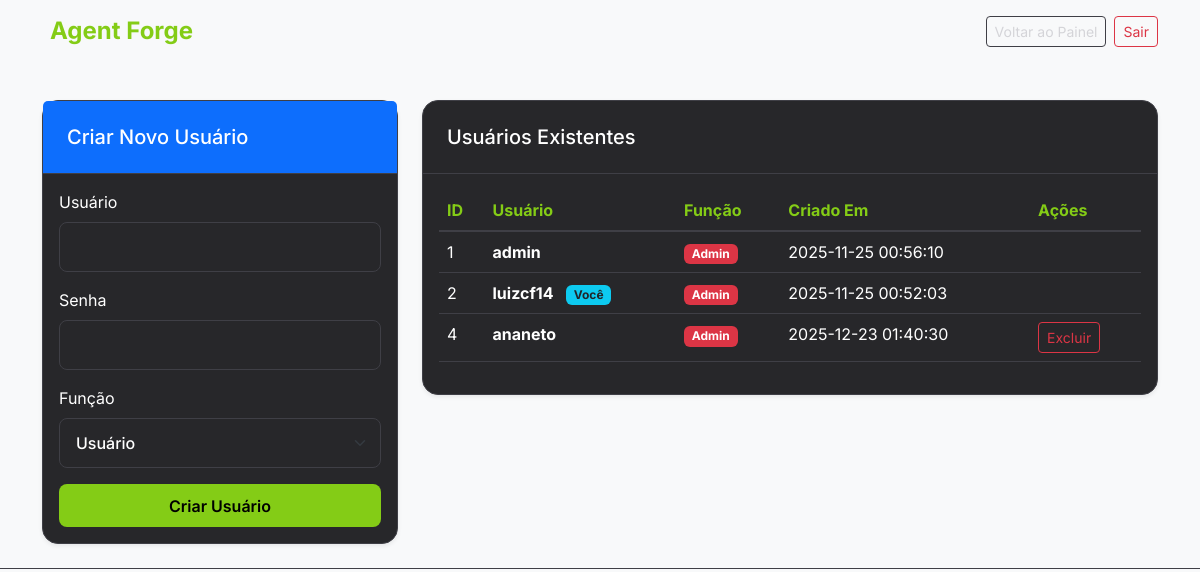
The page /users.php (signed in) on the database its author committed.
### tables this page shows
CREATE TABLE users (
            id INTEGER PRIMARY KEY AUTOINCREMENT,
            username TEXT UNIQUE NOT NULL,
            password TEXT NOT NULL,
            role TEXT DEFAULT 'user',
            created_at DATETIME DEFAULT CURRENT_TIMESTAMP
        );

### app/Core/Database.php (called while the page is built, shortened)
<?php
class Database
{
    private $pdo;
    public function __construct()
    {
        try {
            $dbFile = __DIR__ . '/../../database.sqlite';
            $this->pdo = new PDO('sqlite:' . $dbFile);
            $this->pdo->setAttribute(PDO::ATTR_ERRMODE, PDO::ERRMODE_EXCEPTION);
            $this->initDb();
        } catch (PDOException $e) {
            die("Database connection failed: " . $e->getMessage());
        }
    }
    private function initDb()
    {
        $this->pdo->exec("CREATE TABLE IF NOT EXISTS users (
            id INTEGER PRIMARY KEY AUTOINCREMENT,
            username TEXT UNIQUE NOT NULL,
            password TEXT NOT NULL,
            role TEXT DEFAULT 'user',
            created_at DATETIME DEFAULT CURRENT_TIMESTAMP
        )");
        $this->pdo->exec("CREATE TABLE IF NOT EXISTS agents (
            id INTEGER PRIMARY KEY AUTOINCREMENT,
            user_id INTEGER,
            subject TEXT,
            type TEXT,
            behaviour TEXT,
            details TEXT,
            knowledge_base TEXT,
            created_at DATETIME DEFAULT CURRENT_TIMESTAMP,
            FOREIGN KEY (user_id) REFERENCES users(id)
        )");
        $stmt = $this->pdo->prepare("SELECT COUNT(*) FROM users WHERE username = 'admin'");
        $stmt->execute();
    }
    public function getAllUsers()
    {
        $stmt = $this->pdo->query("SELECT * FROM users ORDER BY id ASC");
        return $stmt->fetchAll(PDO::FETCH_ASSOC);
    }
}

### public/users.php (the view, shortened to what this page needs)
<?php
require_once __DIR__ . '/../src/Database.php';
$db = new Database();
$users = $db->getAllUsers();
?>
<!DOCTYPE html>
<html lang="pt-BR">
<head>
    <link href="https://cdn.jsdelivr.net/npm/bootstrap@5.3.0/dist/css/bootstrap.min.css" rel="stylesheet">
    <link href="assets/css/style.css" rel="stylesheet">
</head>
<body class="bg-light">
    <nav class="navbar navbar-expand-lg navbar-light fixed-top">
        <div class="container">
            <a class="navbar-brand" href="index.php">
                <i class="bi bi-robot"></i> Agent Forge
            </a>
            <div class="d-flex align-items-center">
                <a href="index.php" class="btn btn-outline-secondary btn-sm me-2">Voltar ao Painel</a>
                <a href="index.php?logout=1" class="btn btn-outline-danger btn-sm">Sair</a>
            </div>
        </div>
    </nav>
    <div class="container" style="margin-top: 100px;">
        <div class="row">
            <div class="col-md-4">
                <div class="card shadow-sm mb-4">
                    <div class="card-header bg-primary text-white">
                        <h5 class="mb-0">Criar Novo Usuário</h5>
                    </div>
                    <div class="card-body">
                        <form method="POST">
                            <div class="mb-3">
                                <label class="form-label">Usuário</label>
                                <input type="text" name="username" class="form-control" required>
                            </div>
                            <div class="mb-3">
                                <label class="form-label">Senha</label>
                                <input type="password" name="password" class="form-control" required>
                            </div>
                            <div class="mb-3">
                                <label class="form-label">Função</label>
                                <select name="role" class="form-select">
                                    <option value="user">Usuário</option>
                                </select>
                            </div>
                            <button type="submit" name="create_user" class="btn btn-primary w-100">Criar Usuário</button>
                        </form>
                    </div>
                </div>
            </div>
            <div class="col-md-8">
                <div class="card shadow-sm">
                    <div class="card-header">
                        <h5 class="mb-0">Usuários Existentes</h5>
                    </div>
                    <div class="card-body">
                        <div class="table-responsive">
                            <table class="table table-hover">
                                <thead>
                                    <tr>
                                        <th>ID</th>
                                        <th>Usuário</th>
                                        <th>Função</th>
                                        <th>Criado Em</th>
                                        <th>Ações</th>
                                    </tr>
                                </thead>
                                <tbody>
                                    <?php foreach ($users as $user): ?>
                                        <tr>
                                            <td><?= $user['id'] ?></td>
                                            <td>
                                                <span class="fw-bold"><?= htmlspecialchars($user['username']) ?></span>
                                                <?php if ($user['username'] === $_SESSION['user']): ?>
                                                    <span class="badge bg-info text-dark ms-2">Você</span>
                                                <?php endif; ?>
                                            </td>
                                            <td>
                                                <span
                                                    class="badge bg-<?= $user['role'] === 'admin' ? 'danger' : 'secondary' ?>">
                                                    <?= ucfirst($user['role']) ?>
                                                </span>
                                            </td>
                                            <td><?= $user['created_at'] ?></td>
                                            <td>
                                                <?php if ($user['username'] !== 'admin' && $user['username'] !== $_SESSION['user']): ?>
                                                    <a href="?delete=<?= $user['id'] ?>" class="btn btn-sm btn-outline-danger"
                                                        onclick="return confirm('Tem certeza?')">Excluir</a>
                                                <?php endif; ?>
                                            </td>
                                        </tr>
                                    <?php endforeach; ?>
                                </tbody>
                            </table>
                        </div>
                    </div>
                </div>
            </div>
        </div>
    </div>
</body>
</html>

### public/assets/css/style.css (style rules this page uses)
:root { --primary-color: #84cc16; --primary-hover: #65a30d; --secondary-color: #d97706; --bg-color: #18181b; --card-bg: #27272a; --border-color: #3f3f46; --text-color: #ffffff; --text-muted: #d4d4d8; --accent-gradient: linear-gradient(135deg, #84cc16 0%, #a3e635 100%); --indigenous-pattern: repeating-linear-gradient(45deg, rgba(132, 204, 22, 0.03) 0px, rgba(132, 204, 22, 0.03) 2px, transparent 2px, transparent 10px); }
body { font-family: 'Inter', sans-serif; background-color: var(--bg-color); color: var(--text-color); border-bottom: 1px solid var(--border-color); }
.navbar-brand { font-weight: 700; color: var(--primary-color) !important; font-size: 1.5rem; display: flex; align-items: center; gap: 0.5rem; }
.card { border: 1px solid var(--border-color); border-radius: 16px; background: var(--card-bg); box-shadow: 0 4px 6px -1px rgba(0, 0, 0, 0.3); transition: all 0.3s ease; }
.card-header { background: transparent; border-bottom: 1px solid var(--border-color); padding: 1.5rem; }
.btn-primary { background: var(--primary-color); border: none; border-radius: 8px; padding: 0.6rem 1.2rem; font-weight: 600; color: #000; transition: all 0.2s; }
.btn-outline-secondary { color: var(--text-muted); border-color: var(--border-color); }
.form-control, .form-select { background-color: #27272a; border: 1px solid var(--border-color); color: #ffffff; font-weight: 500; border-radius: 8px; padding: 0.75rem 1rem; }
.form-control::placeholder { color: #a1a1aa; }
body, p, h1, h2, h3, h4, h5, h6, span, div, li, td, th, label, input, textarea, select, .card-body, .modal-body { color: var(--text-color); }
.btn-primary, .btn-primary:hover, .btn-primary:active, .btn-primary:focus { color: #000000 !important; }
a { color: var(--primary-color); text-decoration: none; }
.form-label { color: var(--text-color) !important; }
.table { --bs-table-bg: transparent; --bs-table-color: var(--text-color); --bs-table-border-color: var(--border-color); color: var(--text-color); border-color: var(--border-color); }
.table > :not(caption) > * > * { background-color: transparent; border-bottom-color: var(--border-color); color: var(--text-color); }
.table thead th { border-bottom: 2px solid var(--border-color); color: var(--primary-color); }

### rows shown on the page
users: id "1", username "admin", role "Admin", created_at "2025-11-25 00:56:10"
users: id "2", username "luizcf14", shows "Você", role "Admin", created_at "2025-11-25 00:52:03"
users: id "4", username "ananeto", role "Admin", created_at "2025-12-23 01:40:30"
